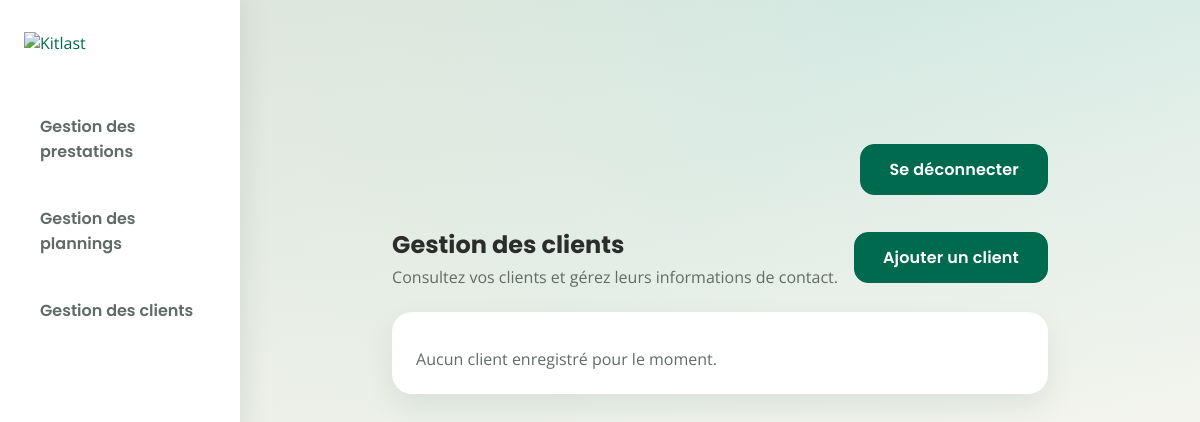
Before: /?section=clients (signed in) with the older database file.
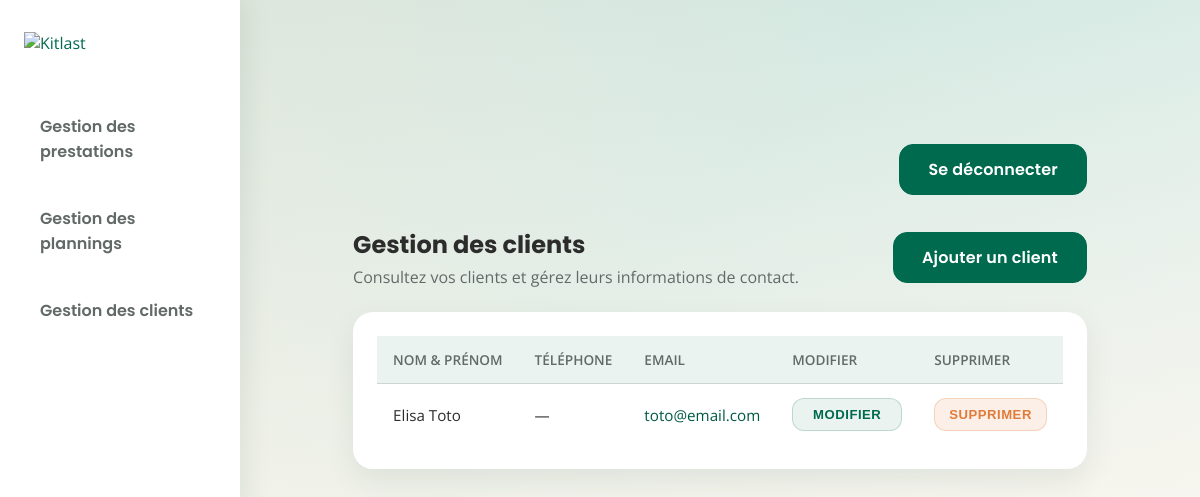
After: the same page with the newer database file.
### users/models.py (models this page shows, shortened)
class User(AbstractBaseUser, PermissionsMixin):
    class UserType(models.TextChoices):
        PROFESSIONAL = "professional", "Professionnel"
        INDIVIDUAL = "individual", "Particulier"
    email = models.EmailField("email address", unique=True)
    first_name = models.CharField(max_length=150, blank=True)
    last_name = models.CharField(max_length=150, blank=True)
    phone_number = models.CharField(max_length=30, blank=True)
    is_staff = models.BooleanField(default=False)
    is_active = models.BooleanField(default=True)
    date_joined = models.DateTimeField(default=timezone.now)
    user_type = models.CharField(
        max_length=20,
        choices=UserType.choices,
        default=UserType.INDIVIDUAL,
    )
    linked_professional = models.ForeignKey(
        "self",
        on_delete=models.SET_NULL,
        null=True,
        blank=True,
        related_name="linked_users",
        limit_choices_to={"user_type": UserType.PROFESSIONAL},
    )
    objects = UserManager()
    USERNAME_FIELD = "email"
    REQUIRED_FIELDS: list[str] = []

### accounts/views.py (the view, shortened to what this page needs)
# urls.py: path("", views.dashboard, name="dashboard"),
@login_required
def dashboard(request):
    section = request.GET.get("section", "overview")
    show_category_form = request.GET.get("show") == "category-form"
    categories = Category.objects.none()
    category_form = CategoryForm()
    service_form = ServiceForm()
    client_initial = (
        {"linked_professional": request.user.pk}
        if request.user.is_authenticated
        else None
    )
    client_form = ClientForm(initial=client_initial)
    show_service_form = request.GET.get("show") == "service-form"
    show_client_modal = False
    service_id_param = request.GET.get("service_id")
    category_for_new_service = request.GET.get("category")
    if service_id_param:
        service_form, _ = prepare_service_form(service_id_param)
        show_service_form = True
        section = "services"
    elif show_service_form and category_for_new_service:
        if Category.objects.filter(pk=category_for_new_service).exists():
            service_form = ServiceForm(initial={"category": category_for_new_service})
            section = "services"
    calendar = None
    clients: list[dict[str, str]] = []
    client_options: list[dict[str, str]] = []
    user_services = []
    is_professional = request.user.is_authenticated and request.user.user_type == User.UserType.PROFESSIONAL
    if request.user.is_authenticated:
        calendar = ensure_user_calendar(request.user)
        user_service_qs = Service.objects.filter(created_by=request.user).order_by(
            "name"
        )
        categories = (
            Category.objects.filter(services__created_by=request.user)
            .prefetch_related(Prefetch("services", queryset=user_service_qs))
            .distinct()
        )
        user_services = list(user_service_qs)
        if is_professional:
            client_queryset = User.objects.filter(
                user_type=User.UserType.INDIVIDUAL,
                linked_professional=request.user,
            ).order_by("first_name", "last_name", "email")
            for client in client_queryset:
                full_name = (f"{client.first_name} {client.last_name}".strip()) or client.email
                client_data = {
                    "id": client.pk,
                    "full_name": full_name,
                    "email": client.email,
                    "phone": getattr(client, "phone_number", "") or "—",
                }
                clients.append(client_data)
                client_options.append(
                    {
                        "id": client.pk,
                        "label": full_name,
                    }
                )
    else:
        categories = Category.objects.none()
    try:
        week_offset = int(request.GET.get("week_offset", "0"))
    except (TypeError, ValueError):
        week_offset = 0
    today = timezone.localdate()
    start_of_week = (
        today - timedelta(days=today.weekday()) + timedelta(weeks=week_offset)
    )
    end_of_week = start_of_week + timedelta(days=6)
    planner_week_summary = (
        f"Semaine {start_of_week.isocalendar().week} · "
        f"{start_of_week.strftime('%d/%m')} → {end_of_week.strftime('%d/%m')}"
    )
    context = {
        "section": section,
        "categories": categories,
        "category_form": category_form,
        "show_category_form": show_category_form,
        "show_category_modal": show_category_form or bool(category_form.errors),
        "service_form": service_form,
        "show_service_form": show_service_form,
        "show_service_modal": show_service_form or bool(service_form.errors),
        "client_form": client_form,
        "show_client_modal": show_client_modal or bool(client_form.errors),
        "is_professional": is_professional,
        "planner_hours": PLANNER_HOURS,
        "planning_days": build_calendar_events(calendar, week_offset=week_offset),
        "week_offset": week_offset,
        "planner_week_summary": planner_week_summary,
        "user_services": user_services,
        "clients": clients,
        "client_options": client_options,
    }
    return render(request, "accounts/dashboard.html", context)

### accounts/models.py (called while the page is built)
    def __str__(self) -> str:
        return str(self.name)

### accounts/planning.py (called while the page is built)
def _weekday_label(value: datetime) -> str:
    return ["Lun.", "Mar.", "Mer.", "Jeu.", "Ven.", "Sam.", "Dim."][value.weekday()]

def _start_of_week(week_offset: int) -> date:
    today = timezone.localdate()
    current_week_start = today - timedelta(days=today.weekday())
    return current_week_start + timedelta(weeks=week_offset)

def _empty_week(start_of_week: date) -> list[dict[str, object]]:
    return [
        {
            "label": _weekday_label(
                datetime.combine(start_of_week + timedelta(days=index), time.min)
            ),
            "date": (start_of_week + timedelta(days=index)).strftime("%d/%m"),
            "events": [],
        }
        for index in range(7)
    ]

### templates/accounts/dashboard.html (shortened to what this page needs)
{% extends "base.html" %}
{% load static %}
{% block head %}
<link rel="stylesheet" href="{% static 'css/dashboard.css' %}">
{% endblock %}
{% block content %}
<div class="kitlast-dashboard-layout">
  <aside class="kitlast-dashboard-sidebar">
    <div class="kitlast-dashboard-sidebar__logo">
      <a href="{% url 'dashboard' %}?section=overview" data-section-target="overview">
        <img src="https://kitlast.com/wp-content/uploads/2025/08/kitlast-200-x-100-px.svg" alt="Kitlast" />
      </a>
    </div>
    <nav class="kitlast-dashboard-sidebar__nav" aria-label="Menu du tableau de bord">
      <ul>
        <li>
          <button type="button" class="kitlast-dashboard-sidebar__toggle" data-section-target="services"
            aria-expanded="{% if section == 'services' %}true{% else %}false{% endif %}"
            aria-controls="services-subnav">Gestion des prestations</button>
        </li>
        <li><a href="{% url 'dashboard' %}?section=planning" data-section-target="planning">Gestion des plannings</a>
        </li>
        <li><a href="{% url 'dashboard' %}?section=clients" data-section-target="clients">Gestion des clients</a></li>
      </ul>
    </nav>
  </aside>
  <section class="kitlast-dashboard-area">
    <div class="kitlast-dashboard">
      <div class="kitlast-dashboard__topbar">
        <form method="post" action="{% url 'logout' %}" class="kitlast-form-inline">
          <button type="submit" class="kitlast-button">Se déconnecter</button>
        </form>
      </div>
      <div class="kitlast-dashboard-content" data-active-section="{{ section }}"
        data-show-category="{{ show_category_form|yesno:'true,false' }}"
        data-show-service="{{ show_service_form|yesno:'true,false' }}"
        data-week-offset="{{ week_offset }}">
        {% include "accounts/dashboard_clients.html" %}
      </div>
    </div>
  </section>
</div>
{% endblock %}

### templates/accounts/dashboard_clients.html (shortened to what this page needs)
{% load modal_tags %}
<section class="kitlast-content-section{% if section == 'clients' %} is-active{% endif %}"
  data-section="clients">
  <header class="kitlast-section-header">
    <div>
      <h2>Gestion des clients</h2>
      <p class="kitlast-section-header__text">Consultez vos clients et gérez leurs informations de contact.</p>
    </div>
    {% if is_professional %}
    <button type="button" class="kitlast-button" data-open-client-modal>Ajouter un client</button>
    {% endif %}
  </header>
  <div class="kitlast-table-wrapper">
    {% if clients %}
    <table class="kitlast-table">
      <thead>
        <tr>
          <th scope="col">Nom &amp; prénom</th>
          <th scope="col">Téléphone</th>
          <th scope="col">Email</th>
          <th scope="col">Modifier</th>
          <th scope="col">Supprimer</th>
        </tr>
      </thead>
      <tbody>
        {% for client in clients %}
        <tr>
          <td data-label="Nom &amp; prénom">{{ client.full_name }}</td>
          <td data-label="Téléphone">{{ client.phone }}</td>
          <td data-label="Email">
            <a href="mailto:{{ client.email }}" class="kitlast-link">{{ client.email }}</a>
          </td>
          <td data-label="Modifier">
            <button type="button" class="kitlast-service-line__action">Modifier</button>
          </td>
          <td data-label="Supprimer">
            <button type="button" class="kitlast-service-line__action kitlast-service-line__action--danger">Supprimer</button>
          </td>
        </tr>
        {% endfor %}
      </tbody>
    </table>
    {% else %}
    <p class="kitlast-empty">Aucun client enregistré pour le moment.</p>
    {% endif %}
  </div>
</section>

Changed rows visible on the page:
added User: email "toto@email.com"
Other visible differences:
text no longer shown: "Aucun client enregistré pour le moment."
text now shown: "NOM & PRÉNOM TÉLÉPHONE EMAIL MODIFIER SUPPRIMER"
new list line: "Elisa Toto — MODIFIER SUPPRIMER"
